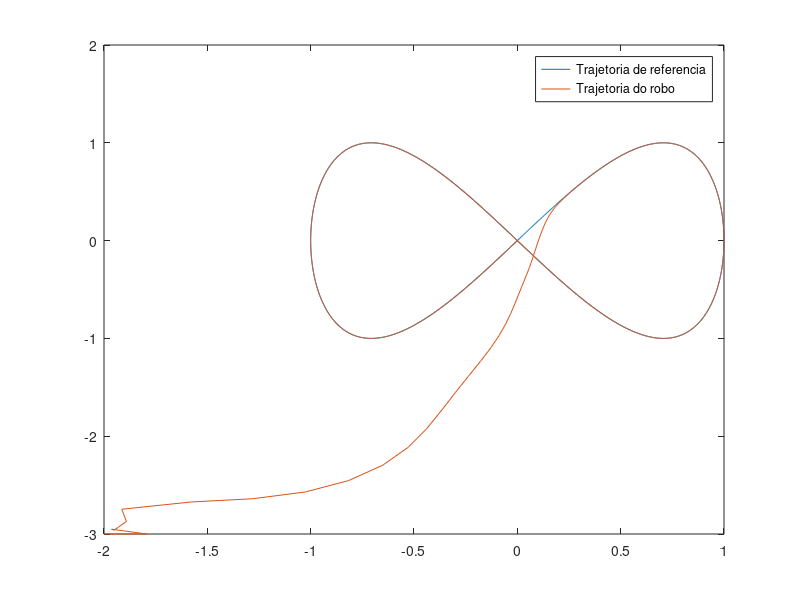

Here is the MATLAB script that generated this plot:
clear

% Tempo de amostragem
Ts = 0.016; % tempo de loop do sistema da unball

% Tempo de simulacao
t = 0:Ts:30;

% Limite fisico robo
R = 0.05; %raio da roda = 5cm
L = 0.1; %distancia entre as rodas = 10cm
wrodas_lim = 1.2/R;
% Trajetoria
ganho = 1;
freq = 2*pi/30;
traj = [ganho*sin(freq*t); ganho*sin(2*freq*t)];

% Definicao do sistema
G = [0 1 0 0;
     0 0 0 0;
     0 0 0 1;
     0 0 0 0];

H = [0 0;
     1 0;
     0 0;
     0 1];
 
C = [1 1 0 0];
 
discSys = c2d(ss(G,H,C,0), Ts);

real = 10;
im = 0;

% Calculo da matriz de ganho K
cont_poles = [-real + im*1i, -real - im*1i, -2*real + im*1i, -2*real - im*1i];
disc_poles = [pol2cart(im*Ts, abs(exp(-real*Ts)));
              pol2cart(-im*Ts, abs(exp(-real*Ts)));
              pol2cart(im*Ts, abs(exp(-2*real*Ts)));
              pol2cart(-im*Ts, abs(exp(-2*real*Ts)))]

Kc = place(G, H, cont_poles);
Kd = place(discSys.A, discSys.B, disc_poles);

% Condicao inicial
i_pose = [-2, -3, 0];
i_vel = [1, 1];

% Set das variaveis do primeiro loop
x_pos = i_pose(1);
y_pos = i_pose(2);
theta = i_pose(3);
x_vel = i_vel(1);
y_vel = i_vel(2);

x_vel_ref_prev = x_vel;
y_vel_ref_prev = y_vel;

robot_x_pos = [];
robot_y_pos = [];

control_signal_v = [];
signal_wR = [];
signal_wL = [];

% Loop de simulacao
for k = 2:length(t)
    robot_x_pos = [robot_x_pos; x_pos];
    robot_y_pos = [robot_y_pos; y_pos];
    
    % Calculo das referencias por loop
    x_pos_ref = traj(1,k);
    y_pos_ref = traj(2,k);
    x_vel_ref  = (x_pos_ref - traj(1,k-1))/Ts;
    y_vel_ref  = (y_pos_ref - traj(2,k-1))/Ts;
    
    % Calculo dos estados (erros)
    z_e = [x_pos_ref - x_pos;
           x_vel_ref - x_vel;
           y_pos_ref - y_pos;
           y_vel_ref - y_vel];
      
    % Calculo das aceleraçoes de referencia
    x_a_ref = (x_vel_ref - x_vel_ref_prev)/Ts;
    y_a_ref = (y_vel_ref - y_vel_ref_prev)/Ts;
    
    
    % Lei de controle
    mid_u = Kc*z_e + [x_a_ref; y_a_ref];
    
    % Calculo da matriz F
    v = sqrt((x_vel)^2 + (y_vel)^2);
    F = [cos(theta) -v*sin(theta);
         sin(theta) v*cos(theta)]; 
    final_u = F^(-1)*mid_u;
    
    % Entrada no robo
    v = final_u(1)*Ts + v; % integra dv
    w = final_u(2);
    
    % Limite fisico do robo
    wR = (2*v + L*w)/2;
    wL = (2*v - L*w)/2;
        
    if wR > wrodas_lim
        wR = wrodas_lim;
    end
    
    if wL > wrodas_lim
        wL = wrodas_lim;
    end
   
    signal_wR = [signal_wR; wR];
    signal_wL = [signal_wL; wL];
    
    % transforma de volta da velocidade das rodas pro robô pra garantir veracidade do calculo
    v = (wR + wL)/2; 
    w = (wR - wL)/L;
    
    control_signal_v = [control_signal_v; v];
    
    robot_input = [v; w];
    robot_cinematic = [cos(theta) 0;
                       sin(theta) 0;
                                0 1];
    dout_robot = robot_cinematic * robot_input;
    
    % "Leitura" dos estados do robô (integrando a saída)
    noise = 0.00; % Set to experiment with noise (e.g. 0.001)
    out_robot = [x_pos + Ts*dout_robot(1);
                 y_pos + Ts*dout_robot(2);
                 theta + Ts*dout_robot(3)];
    
    x_vel = dout_robot(1);
    y_vel = dout_robot(2);
     
    x_pos = out_robot(1);
    y_pos = out_robot(2);
    theta = out_robot(3);
    
    x_vel_ref_prev = x_vel_ref;
    y_vel_ref_prev = y_vel_ref;
end

plot(traj(1,:), traj(2,:));
hold on
plot(robot_x_pos, robot_y_pos);
hold off
legend("Trajetoria de referencia", "Trajetoria do robo");
